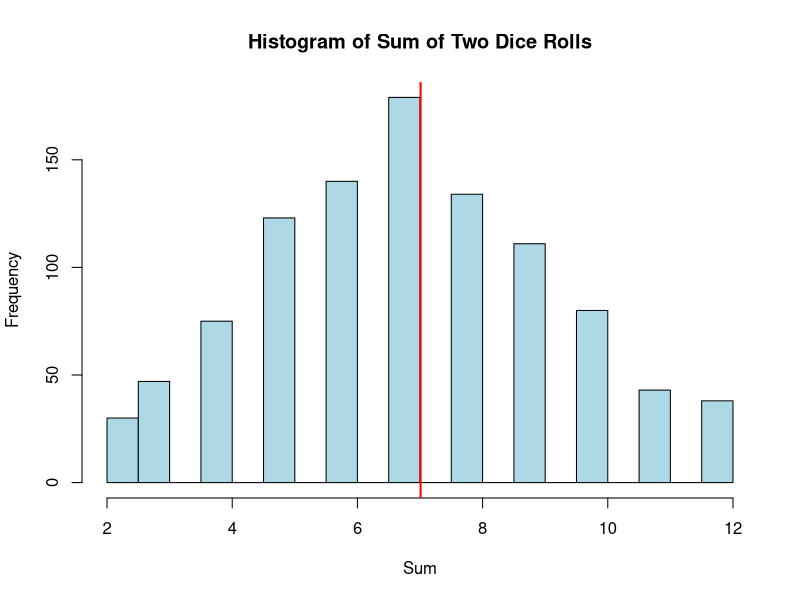

Source code (R):
# CTL in practice
# ChatGPT example, roll dices

# Number of times to roll the dice
num_rolls <- 1000

# Function to simulate rolling two dice and calculating the sum
simulate_rolls <- function(n) {
  dice1 <- sample(1:6, n, replace = TRUE)
  dice2 <- sample(1:6, n, replace = TRUE)
  return(dice1 + dice2)
}

# Simulate rolling two dice and calculating the sum
sums <- simulate_rolls(num_rolls)

# Calculate the mean of the sums
mean_of_sums <- mean(sums)

# Plot a histogram of the calculated means
hist(sums, breaks = 20, main = "Histogram of Sum of Two Dice Rolls", 
     xlab = "Sum", ylab = "Frequency", col = "lightblue", border = "black")
abline(v = mean_of_sums, col = "red", lwd = 2)
